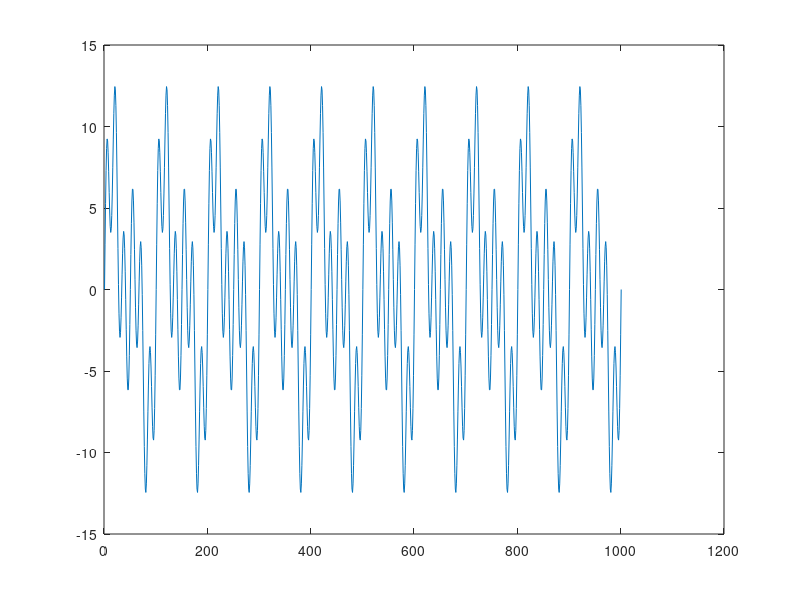
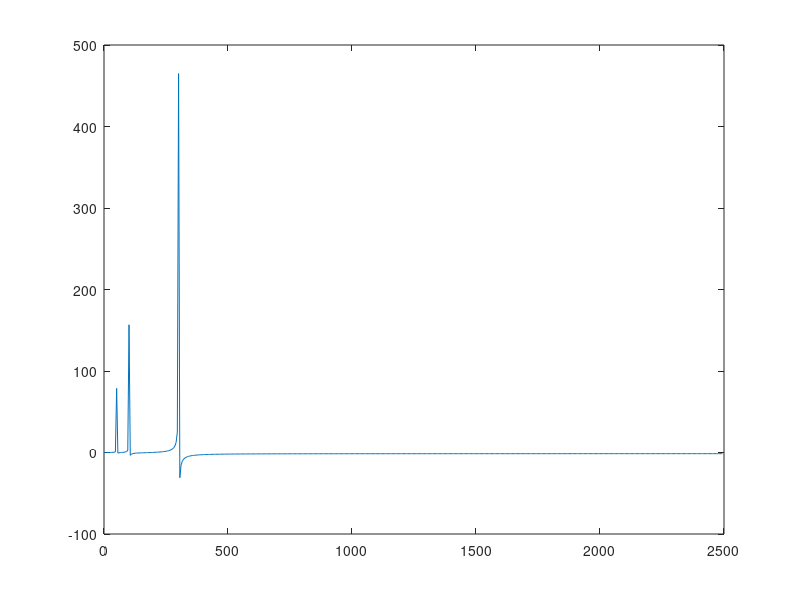

Write MATLAB code to recreate these figures, in order.
%% motivated by http://grasshoppernetwork.com/showthread.php?tid=629
%% create signal
a=5;
c=1;
m=2;
f=50;
n=10;%no of sample per second?
fs=100*f;% @least twice by nequist
ts=1/fs;
t=0:ts:n/f;
x = c+a*sin(2*pi*f*t)+a*sin(2*pi*m*f*t)+a*sin(2*pi*2*m*f*t);
plot(x);
fx=fft(x);
plot(real(fx))
[idx val]=max(real(fx))


%% orig
f=50;
A=5;
Fs=f*100;
Ts=1/Fs;
t=0:Ts:10/f;
x=A*sin(2*pi*f*t);
plot(x),grid on;
F=fft(x);
plot(real(F)),grid on
[idx val]=max(real(F))

%% mix signal
x1=A*sin(2*pi*(f+50)*t);
x2=A*sin(2*pi*(f+250)*t);
x=x+x1+x2; 
F=fft(x);
plot(real(F)),grid on
[idx val]=max(real(F))

%% extract main 
F2=zeros(length(F),1);
F2(10:11)=F(10:11);
xr=ifft(F2);
plot(real(xr)),grid on

%% recreate
clear all;
clc;
close all
f=50;
A=5;
Fs=f*100;
Ts=1/Fs;
t=0:Ts:10/f;
x=A*sin(2*pi*f*t);
x1=A*sin(2*pi*(f+50)*t);
x2=A*sin(2*pi*(f+250)*t);
x=x+x1+x2;
plot(x)
F=fft(x);
figure
N=Fs/length(F);
baxis=(1:N:N*(length(x)/2-1));
plot(baxis,real(F(1:length(F)/2))) 

